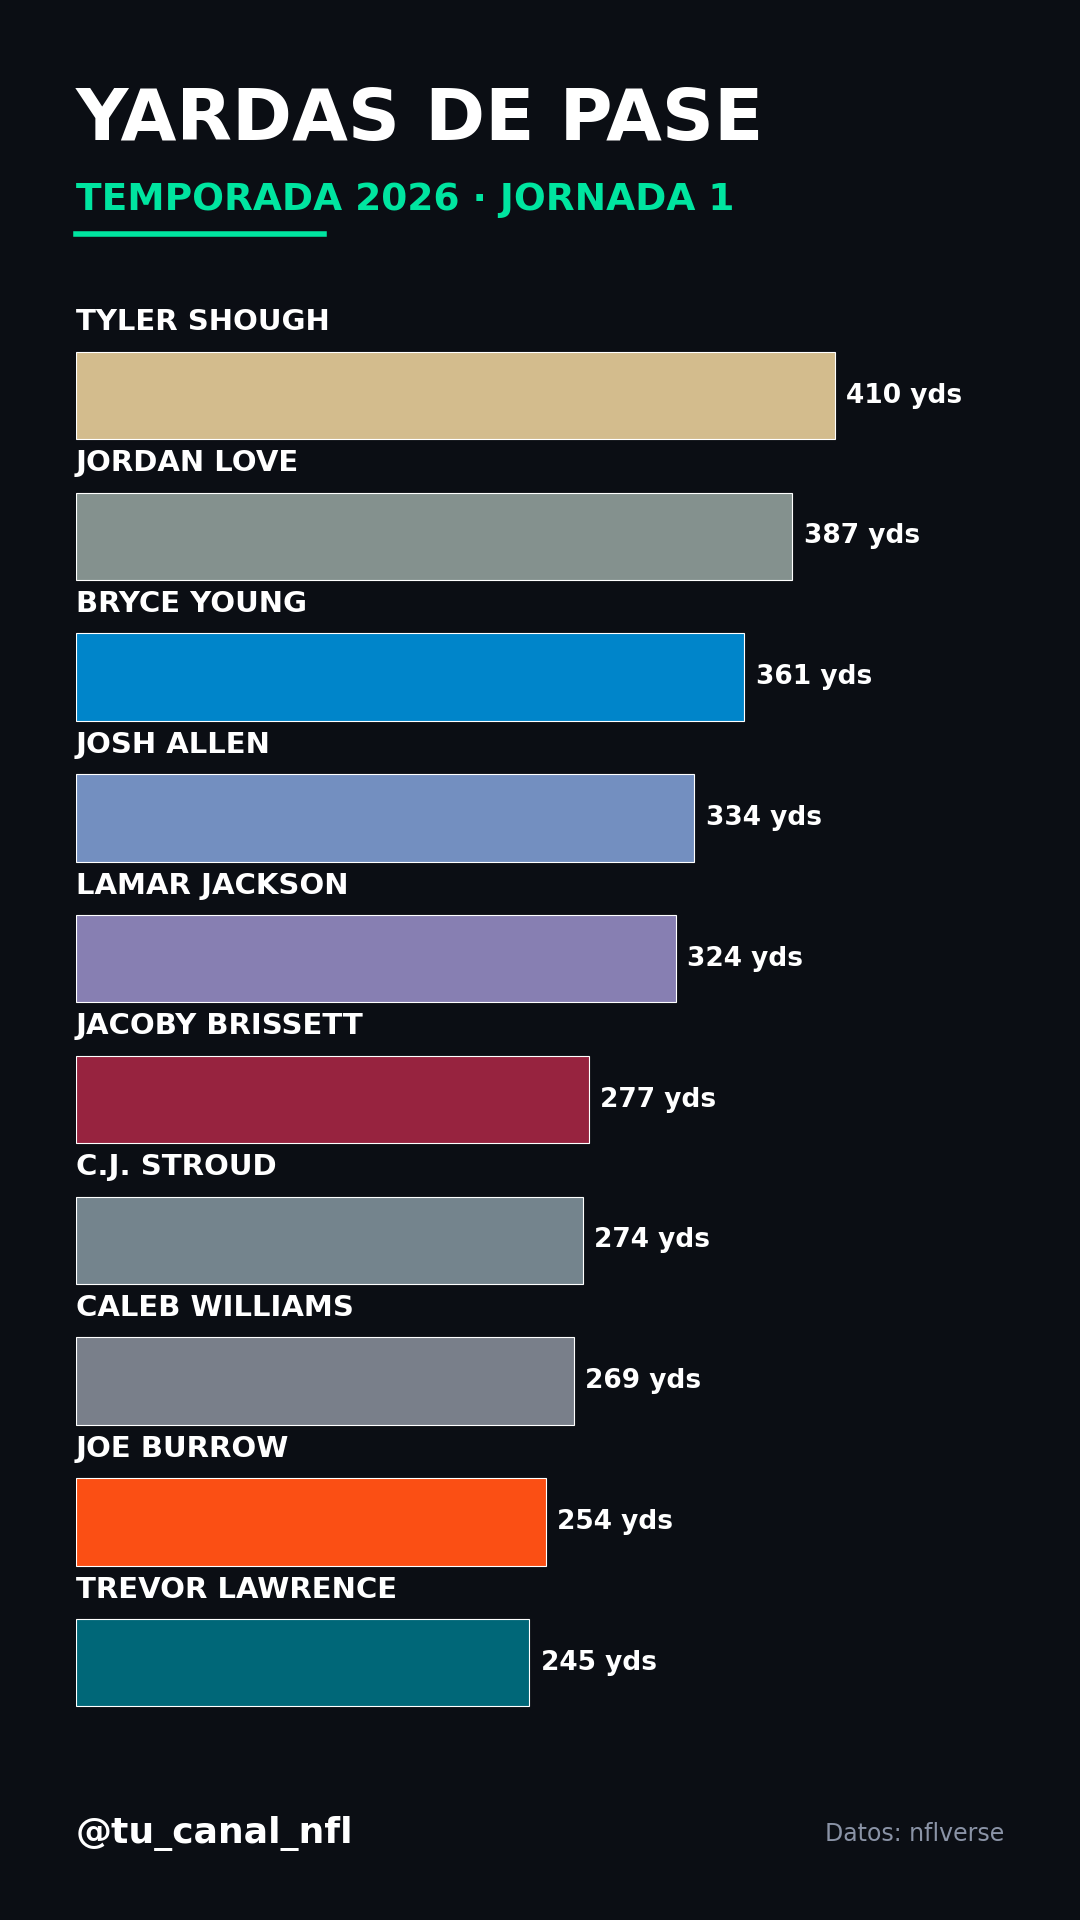

This figure's Python source:
#!/usr/bin/env python3
"""
dato_jornada.py — Genera un grafico vertical (1080x1920) tipo "ranking"
con datos REALES de la NFL, listo para subir a TikTok / Reels / Shorts.

Datos: nflverse (gratis y abierto) via la libreria nflreadpy.
Autor base: esqueleto para el formato "firma" del canal.

Uso rapido:
    python3 dato_jornada.py                      # top pasadores 2025 (por defecto)
    python3 dato_jornada.py --stat rushing_yards # top corredores
    python3 dato_jornada.py --season 2025 --week 10 --stat receiving_yards
    python3 dato_jornada.py --stat passing_tds --top 8

Cambia CANAL abajo por el @ de tu amigo y ya tienes tu plantilla.
"""

import argparse
import nflreadpy as nfl
import polars as pl
import matplotlib.pyplot as plt
from matplotlib import font_manager

# ---------------------------------------------------------------------------
# CONFIG DE MARCA  (cambia esto una vez y todo sale con vuestra identidad)
# ---------------------------------------------------------------------------
CANAL      = "@tu_canal_nfl"          # el @ de tu amigo
BG         = "#0B0E14"                 # fondo
FG         = "#FFFFFF"                 # texto principal
MUTED      = "#8A93A6"                 # texto secundario
ACCENT     = "#00E5A0"                 # color de acento de la marca

# Catalogo de metricas disponibles: clave CLI -> (columna, titulo, sufijo, decimales)
STATS = {
    "passing_yards":   ("passing_yards",   "YARDAS DE PASE",        "yds", 0),
    "passing_tds":     ("passing_tds",     "TOUCHDOWNS DE PASE",    "TD",  0),
    "rushing_yards":   ("rushing_yards",   "YARDAS POR TIERRA",     "yds", 0),
    "rushing_tds":     ("rushing_tds",     "TDs POR TIERRA",        "TD",  0),
    "receiving_yards": ("receiving_yards", "YARDAS DE RECEPCION",   "yds", 0),
    "receiving_tds":   ("receiving_tds",   "TDs DE RECEPCION",      "TD",  0),
    "passing_epa":     ("passing_epa",     "EPA DE PASE (avanzada)", "EPA", 1),
}


def _hex_to_rgb(h):
    h = h.lstrip("#")
    return tuple(int(h[i:i + 2], 16) / 255 for i in (0, 2, 4))


def _ensure_visible(hex_color):
    """Si el color del equipo es demasiado oscuro para el fondo, lo aclara
    manteniendo el tono, para que la barra siempre se vea."""
    try:
        r, g, b = _hex_to_rgb(hex_color)
    except Exception:
        return ACCENT
    lum = 0.2126 * r + 0.7152 * g + 0.0722 * b
    if lum < 0.22:                      # muy oscuro -> mezclar hacia blanco
        mix = 0.45
        r, g, b = (c + (1 - c) * mix for c in (r, g, b))
    return (r, g, b)


def team_color_map():
    """Diccionario team_abbr -> color primario del equipo (con contraste asegurado)."""
    t = nfl.load_teams()
    return {r["team_abbr"]: _ensure_visible(r["team_color"]) for r in t.iter_rows(named=True)}


def get_ranking(season, week, stat_col, top_n):
    """Devuelve (nombre, equipo, valor) del top N para la metrica pedida."""
    df = nfl.load_player_stats([season]).filter(pl.col("season_type") == "REG")
    if week is not None:
        df = df.filter(pl.col("week") == week)

    # Equipo mas frecuente del jugador (por si cambio de equipo en el ano)
    agg = (
        df.group_by("player_display_name")
          .agg([
              pl.col(stat_col).sum().alias("val"),
              pl.col("team").mode().first().alias("team"),
          ])
          .filter(pl.col("val") > 0)
          .sort("val", descending=True)
          .head(top_n)
    )
    return agg


def make_graphic(agg, title, subtitle, suffix, decimals, out_path):
    colors = team_color_map()
    names  = agg["player_display_name"].to_list()[::-1]   # invertido: mayor arriba
    vals   = agg["val"].to_list()[::-1]
    teams  = agg["team"].to_list()[::-1]
    bar_colors = [colors.get(tm, ACCENT) for tm in teams]

    # Lienzo vertical 1080x1920 (9:16). 1080/100=10.8 in, 1920/100=19.2 in a 100 dpi
    fig, ax = plt.subplots(figsize=(10.8, 19.2), dpi=100)
    fig.patch.set_facecolor(BG)
    ax.set_facecolor(BG)

    y = range(len(names))
    ax.barh(y, vals, color=bar_colors, height=0.62, zorder=3,
            edgecolor="#FFFFFF", linewidth=0.8)

    # Etiquetas: nombre encima de la barra, valor al final
    maxv = max(vals)
    for i, (n, v, c) in enumerate(zip(names, vals, bar_colors)):
        ax.text(0, i + 0.42, n.upper(), color=FG, fontsize=21,
                fontweight="bold", va="bottom", ha="left", zorder=4)
        label = f"{v:,.{decimals}f}".replace(",", ".")
        ax.text(v + maxv * 0.015, i, f"{label} {suffix}", color=FG,
                fontsize=19, fontweight="bold", va="center", ha="left", zorder=4)

    # Limpieza de ejes
    ax.set_xlim(0, maxv * 1.28)
    ax.set_ylim(-0.6, len(names) - 0.1)
    ax.axis("off")

    # Titular grande arriba + barra de acento
    fig.text(0.07, 0.955, title, color=FG, fontsize=52, fontweight="bold",
             ha="left", va="top")
    fig.text(0.07, 0.905, subtitle, color=ACCENT, fontsize=27,
             fontweight="bold", ha="left", va="top")
    fig.add_artist(plt.Line2D([0.07, 0.30], [0.878, 0.878],
                   color=ACCENT, lw=4, transform=fig.transFigure))

    # Pie: marca + fuente
    fig.text(0.07, 0.045, CANAL, color=FG, fontsize=26, fontweight="bold",
             ha="left", va="center")
    fig.text(0.93, 0.045, "Datos: nflverse", color=MUTED, fontsize=17,
             ha="right", va="center")

    plt.subplots_adjust(left=0.07, right=0.97, top=0.86, bottom=0.09)
    fig.savefig(out_path, facecolor=BG, bbox_inches=None)
    plt.close(fig)
    return out_path


def main():
    p = argparse.ArgumentParser()
    p.add_argument("--season", type=int, default=2025)
    p.add_argument("--week", type=int, default=None, help="omite = temporada completa")
    p.add_argument("--stat", choices=STATS.keys(), default="passing_yards")
    p.add_argument("--top", type=int, default=10)
    p.add_argument("--out", default="dato_jornada.png")
    args = p.parse_args()

    col, stat_title, suffix, dec = STATS[args.stat]
    agg = get_ranking(args.season, args.week, col, args.top)

    if args.week:
        subtitle = f"TEMPORADA {args.season} · JORNADA {args.week}"
    else:
        subtitle = f"TEMPORADA {args.season} · TOTAL"

    make_graphic(agg, stat_title, subtitle, suffix, dec, args.out)
    print(f"Listo -> {args.out}")


if __name__ == "__main__":
    main()
